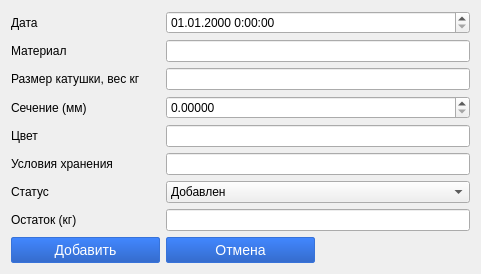
<?xml version="1.0" encoding="UTF-8"?>
<ui version="4.0">
 <class>Dialog</class>
 <widget class="QDialog" name="Dialog">
  <property name="geometry">
   <rect>
    <x>0</x>
    <y>0</y>
    <width>481</width>
    <height>255</height>
   </rect>
  </property>
  <property name="windowTitle">
   <string>Добавление/Изменение материала</string>
  </property>
  <layout class="QGridLayout" name="gridLayout_2">
   <item row="0" column="0">
    <layout class="QGridLayout" name="gridLayout">
     <item row="0" column="0">
      <widget class="QLabel" name="label">
       <property name="styleSheet">
        <string notr="true"/>
       </property>
       <property name="text">
        <string>Дата</string>
       </property>
      </widget>
     </item>
     <item row="9" column="0">
      <widget class="QLabel" name="label_9">
       <property name="text">
        <string>Остаток (кг)</string>
       </property>
      </widget>
     </item>
     <item row="8" column="0">
      <widget class="QLabel" name="label_8">
       <property name="text">
        <string>Статус</string>
       </property>
      </widget>
     </item>
     <item row="2" column="0">
      <widget class="QLabel" name="label_4">
       <property name="text">
        <string>Материал</string>
       </property>
      </widget>
     </item>
     <item row="7" column="0">
      <widget class="QLabel" name="label_5">
       <property name="text">
        <string>Условия хранения</string>
       </property>
      </widget>
     </item>
     <item row="4" column="0">
      <widget class="QLabel" name="label_7">
       <property name="text">
        <string>Сечение (мм)</string>
       </property>
      </widget>
     </item>
     <item row="3" column="0">
      <widget class="QLabel" name="label_3">
       <property name="text">
        <string>Размер катушки, вес кг</string>
       </property>
      </widget>
     </item>
     <item row="6" column="0">
      <widget class="QLabel" name="label_6">
       <property name="text">
        <string>Цвет</string>
       </property>
      </widget>
     </item>
     <item row="10" column="0">
      <widget class="QPushButton" name="doba">
       <property name="styleSheet">
        <string notr="true"> QPushButton {   padding:4px;    color: #fff;   font-size: 14px;   border-radius: 2px; border: 1px solid #3873d9; background-color: qlineargradient( x1: 0, y1: 0, x2: 0, y2: 1,  stop: 0 #4287ff, stop: 1 #356ccc); }</string>
       </property>
       <property name="text">
        <string>Добавить</string>
       </property>
      </widget>
     </item>
     <item row="10" column="1">
      <widget class="QPushButton" name="otm">
       <property name="styleSheet">
        <string notr="true"> QPushButton {   padding:4px;    color: #fff;   font-size: 14px;   border-radius: 2px; border: 1px solid #3873d9; background-color: qlineargradient( x1: 0, y1: 0, x2: 0, y2: 1,  stop: 0 #4287ff, stop: 1 #356ccc); }</string>
       </property>
       <property name="text">
        <string>Отмена</string>
       </property>
      </widget>
     </item>
     <item row="9" column="1" colspan="2">
      <widget class="QLineEdit" name="ostatok"/>
     </item>
     <item row="7" column="1" colspan="2">
      <widget class="QLineEdit" name="uslovia"/>
     </item>
     <item row="6" column="1" colspan="2">
      <widget class="QLineEdit" name="color"/>
     </item>
     <item row="4" column="1" colspan="2">
      <widget class="QDoubleSpinBox" name="doub">
       <property name="decimals">
        <number>5</number>
       </property>
       <property name="maximum">
        <double>100000001.000000000000000</double>
       </property>
      </widget>
     </item>
     <item row="3" column="1" colspan="2">
      <widget class="QLineEdit" name="size"/>
     </item>
     <item row="2" column="1" colspan="2">
      <widget class="QLineEdit" name="material"/>
     </item>
     <item row="0" column="1" colspan="2">
      <widget class="QDateTimeEdit" name="date">
       <property name="displayFormat">
        <string>dd.MM.yyyy H:mm:ss</string>
       </property>
      </widget>
     </item>
     <item row="8" column="1" colspan="2">
      <widget class="QComboBox" name="status">
       <item>
        <property name="text">
         <string>Добавлен</string>
        </property>
       </item>
       <item>
        <property name="text">
         <string>Используется</string>
        </property>
       </item>
       <item>
        <property name="text">
         <string>Израсходован</string>
        </property>
       </item>
      </widget>
     </item>
    </layout>
   </item>
  </layout>
 </widget>
 <resources/>
 <connections/>
</ui>
